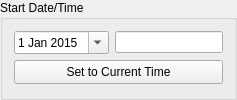
     <widget class="QGroupBox" name="groupBox1">
      <property name="sizePolicy">
       <sizepolicy hsizetype="Preferred" vsizetype="Preferred">
        <horstretch>0</horstretch>
        <verstretch>0</verstretch>
       </sizepolicy>
      </property>
      <property name="minimumSize">
       <size>
        <width>151</width>
        <height>70</height>
       </size>
      </property>
      <property name="accessibleName">
       <string>Start Date/Time</string>
      </property>
      <property name="accessibleDescription">
       <string/>
      </property>
      <property name="title">
       <string>Start Date/Time</string>
      </property>
      <layout class="QGridLayout" name="gridLayout_2">
       <item row="0" column="0">
        <widget class="QDateEdit" name="dateEdit">
         <property name="minimumSize">
          <size>
           <width>81</width>
           <height>20</height>
          </size>
         </property>
         <property name="toolTip">
          <string>Type values or click arrow to use calendar.</string>
         </property>
         <property name="statusTip">
          <string/>
         </property>
         <property name="accessibleName">
          <string/>
         </property>
         <property name="accessibleDescription">
          <string/>
         </property>
         <property name="calendarPopup">
          <bool>true</bool>
         </property>
         <property name="date">
          <date>
           <year>2015</year>
           <month>1</month>
           <day>1</day>
          </date>
         </property>
        </widget>
       </item>
       <item row="0" column="1">
        <widget class="QLineEdit" name="timeEdit">
         <property name="minimumSize">
          <size>
           <width>58</width>
           <height>20</height>
          </size>
         </property>
         <property name="toolTip">
          <string>Time that paving starts</string>
         </property>
         <property name="statusTip">
          <string/>
         </property>
         <property name="accessibleName">
          <string>Paving Time</string>
         </property>
         <property name="accessibleDescription">
          <string/>
         </property>
         <property name="alignment">
          <set>Qt::AlignCenter</set>
         </property>
         <property name="placeholderText">
          <string/>
         </property>
        </widget>
       </item>
       <item row="1" column="0" colspan="2">
        <widget class="QPushButton" name="timeButton">
         <property name="minimumSize">
          <size>
           <width>135</width>
           <height>24</height>
          </size>
         </property>
         <property name="toolTip">
          <string>Sets Start Date/Time to the current date and time.</string>
         </property>
         <property name="statusTip">
          <string/>
         </property>
         <property name="accessibleName">
          <string>Current Time Button</string>
         </property>
         <property name="accessibleDescription">
          <string/>
         </property>
         <property name="text">
          <string>Set to Current Time</string>
         </property>
        </widget>
       </item>
      </layout>
     </widget>
